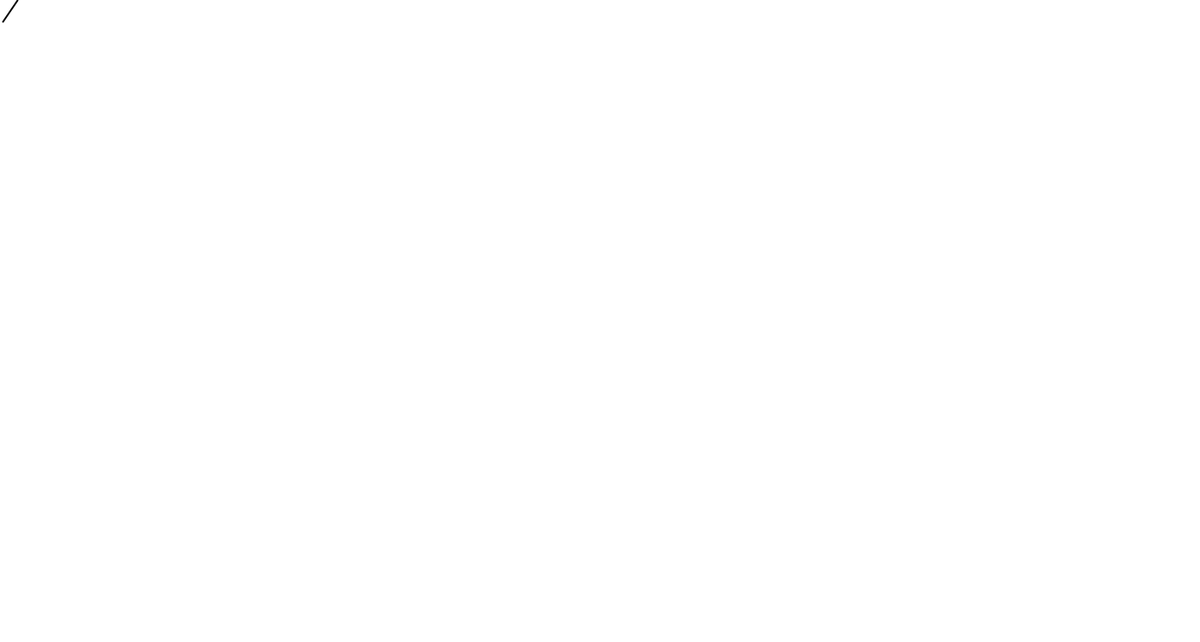
Frame 1 (no input)
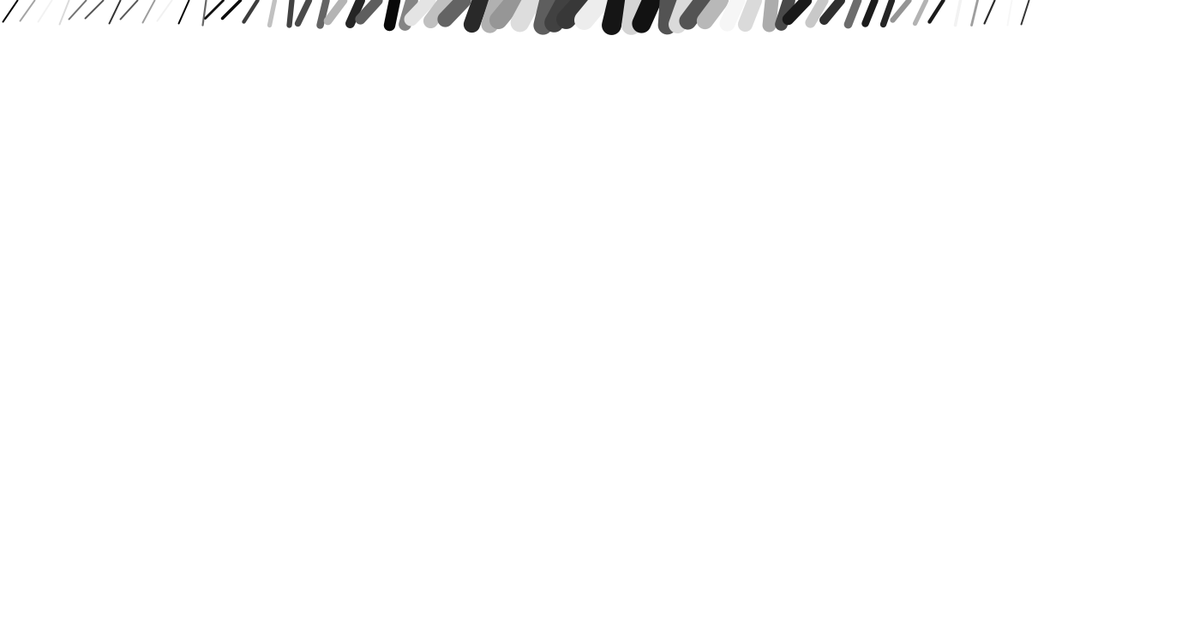
Frame 60 (the mouse pressed at the canvas centre just before this capture)
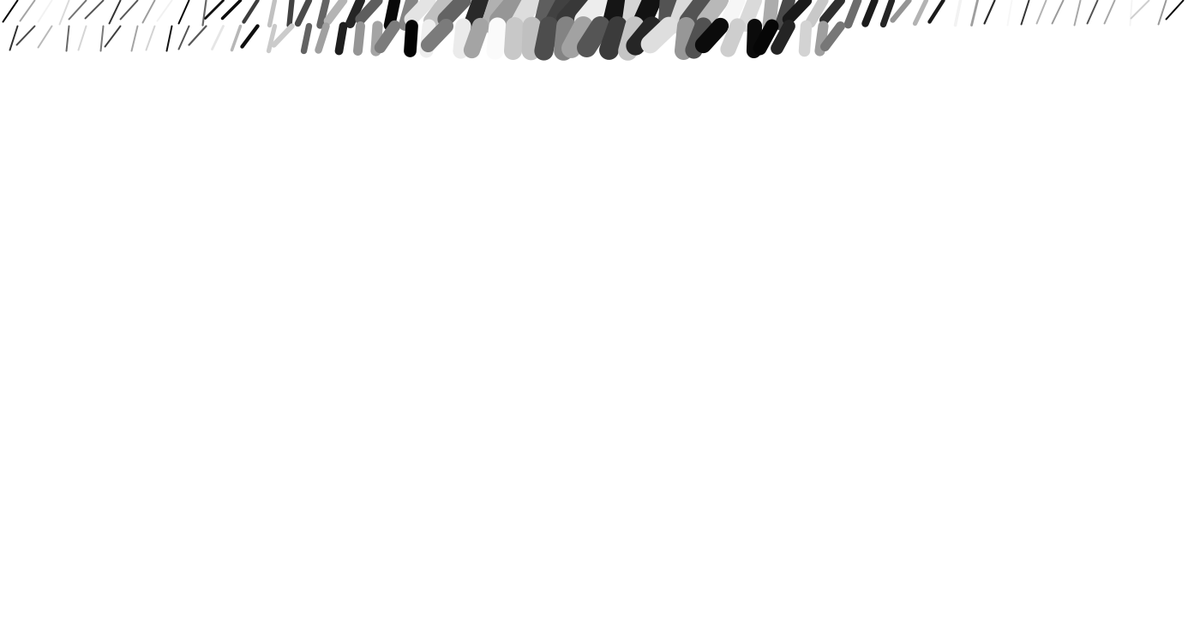
Frame 120 (the mouse held since frame 60 and released just before this capture)

The Processing sketch that drew these frames (run headless with seeded random() and noise(); from frame 60 on, the mouse is pressed at the canvas centre):

// Processing sketch: projet7
// ── projet7.pde
int X=0;
int Y=0;
int X1=20;
int Y1=30;
float valsin;
int i=0;
float rand;
float R=0; 
//float V=0;
//float B=0;

void setup(){
  frameRate(3000);
  size(1400,750);
  background(255);
}
void draw(){
    X+=20;
    X1+=20;
    valsin = pow((sin((X*PI)/1400)),3.5)*23;
    if (valsin<=2)
    {
      valsin=2;
    }
    strokeWeight(valsin);
    stroke(R);
   
      R=random(255);
      //V=random(255);
      //B=random(255);
    
    rand=random(PI/4,PI/2);
    //line(X-30,Y+30,X,Y);
    line(X-cos(rand)*30,Y+sin(rand)*30,X,Y);
    //line(X,Y,X1,Y1);
    if (X>1400)
    {
    X=0;
    X1=20;
    Y+=30;
    Y1+=30;
    }
  }
